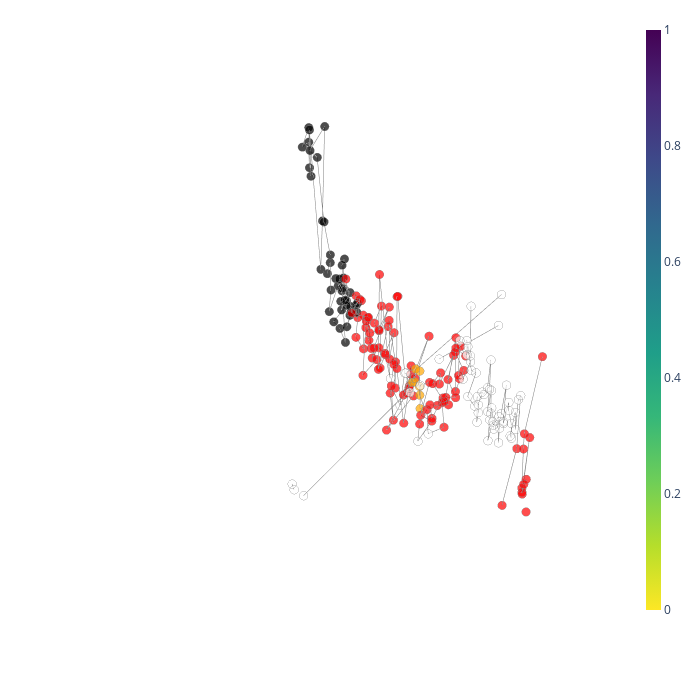

Write notebook code for a chart like this one.
### Code cell
# plot
node_elements = nx.get_node_attributes(graph, 'elements')

pos = dict()
node_colors = []
i=0
for n in node_elements.keys(): 
    pos[n] = X[node_elements[n]].mean(axis = 0)
    node_colors.append(colors[df_sample.loc[node_elements[n],"r"].value_counts().index[0]])
    i+=1
#pos = nx.spring_layout(graph, seed=0, dim=3)
#pos = nx.kamada_kawai_layout(graph, dim = 3)
#pos = nx.layout.spectral_layout(graph, dim = 3)


node_text = [k for k in node_elements.keys()]
node_sizes = [len(el) for el in node_elements.values()]

fig = mp.visualize.create_network_3d(graph, 
                                    pos, 
                                    [20]*len(node_sizes),#node_sizes, 
                                    node_colors, 
                                    node_text, 
                                    node_scale=12)


fig.update_layout(width=700,height=700,margin=go.layout.Margin(t=20,l=200,r=50))
fig.show()

### Figure 1 — Plotly figure (JSON) as saved in the notebook; plotly's stock layout.template omitted (floating-point values rounded to 4 significant figures; data arrays with more than 128 entries replaced by an {"elided": "..."} marker saying what was removed)
{"data": [{"hoverinfo": "none", "line": {"color": "rgb(125,125,125)", "width": 1}, "mode": "lines", "type": "scatter3d", "x": {"elided": "597 float values"}, "y": {"elided": "597 float values"}, "z": {"elided": "597 float values"}}, {"hoverinfo": "text", "marker": {"cmax": 1, "cmin": 0, "color": {"elided": "206 str values"}, "colorbar": {"thickness": 15, "title": {"side": "right", "text": ""}, "xanchor": "left"}, "colorscale": [[0, "#440154"], [0.1111, "#482878"], [0.2222, "#3e4989"], [0.3333, "#31688e"], [0.4444, "#26828e"], [0.5556, "#1f9e89"], [0.6667, "#35b779"], [0.7778, "#6ece58"], [0.8889, "#b5de2b"], [1, "#fde725"]], "line": {"color": "#888", "width": 2}, "reversescale": true, "showscale": true, "size": {"elided": "206 int values"}, "sizemin": 4, "sizemode": "area", "sizeref": 0.2778}, "mode": "markers", "text": {"elided": "206 str values"}, "type": "scatter3d", "x": {"elided": "206 float values"}, "y": {"elided": "206 float values"}, "z": {"elided": "206 float values"}}], "layout": {"height": 700, "hovermode": "closest", "margin": {"l": 200, "r": 50, "t": 20}, "scene": {"xaxis": {"showbackground": false, "showgrid": false, "showline": false, "showticklabels": false, "title": {"text": ""}, "zeroline": false}, "yaxis": {"showbackground": false, "showgrid": false, "showline": false, "showticklabels": false, "title": {"text": ""}, "zeroline": false}, "zaxis": {"showbackground": false, "showgrid": false, "showline": false, "showticklabels": false, "title": {"text": ""}, "zeroline": false}}, "showlegend": false, "title": {"text": ""}, "width": 700}}
